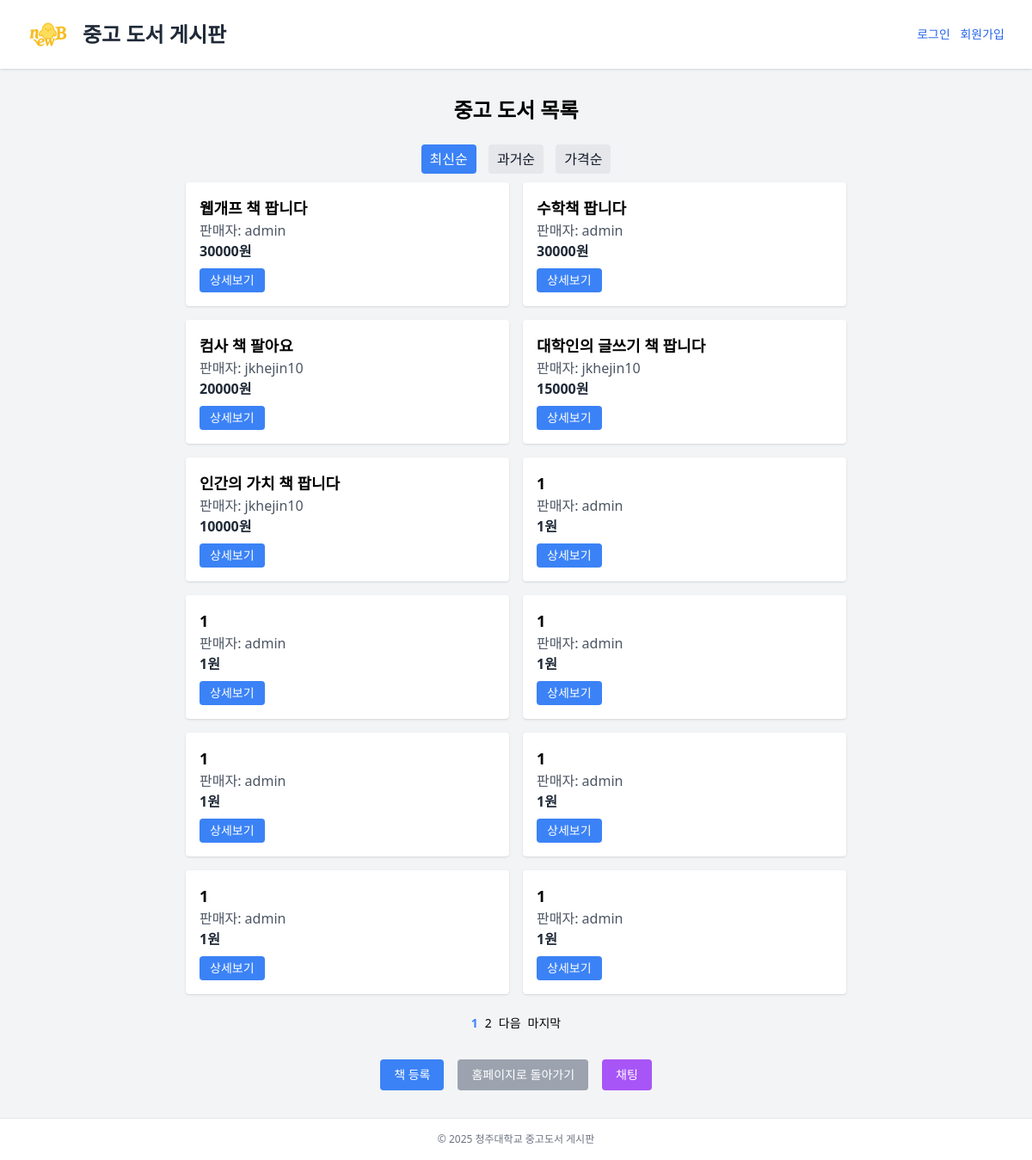
The app's page /used_books/ with its own data.
### used_books/models.py (models this page shows, shortened)
class UsedBook(models.Model):
    title = models.CharField(max_length=200)
    author = models.CharField(max_length=100)
    description = models.TextField()
    price = models.DecimalField(max_digits=8, decimal_places=2)
    seller = models.ForeignKey(User, on_delete=models.CASCADE)
    image = models.ImageField(upload_to='book_images/', blank=True, null=True)  # 이미지 필드 추가
    created_at = models.DateTimeField(auto_now_add=True)

### used_books/views.py (the view)
# urls.py: path('', views.book_list, name='book_list'),
def book_list(request):
    sort = request.GET.get('sort', 'latest')
    if sort == 'oldest':
        books = UsedBook.objects.all().order_by('created_at')
    elif sort == 'price':
        books = UsedBook.objects.all().order_by('price')
    else:  # 최신순
        books = UsedBook.objects.all().order_by('-created_at')
    paginator = Paginator(books, 12)
    page_number = request.GET.get('page')
    page_obj = paginator.get_page(page_number)
    return render(request, 'used_books/book_list.html', {
        'page_obj': page_obj,
        'current_sort': sort
    })

### templates/used_books/book_list.html (shortened to what this page needs)
{% extends "base_book.html" %}
{% block content %}
<div class="max-w-3xl mx-auto">
  <h2 class="text-2xl font-bold mb-6 text-center">중고 도서 목록</h2>
  <div class="sort-buttons" style="text-align: center; margin-bottom: 10px;">
    <a href="?sort=latest" class="{% if current_sort == 'latest' %}active{% endif %}">최신순</a>
    <a href="?sort=oldest" class="{% if current_sort == 'oldest' %}active{% endif %}">과거순</a>
    <a href="?sort=price" class="{% if current_sort == 'price' %}active{% endif %}">가격순</a>
  </div>
  {% if page_obj %}
    <div class="grid grid-cols-1 md:grid-cols-2 gap-4">
      {% for book in page_obj %}
        <div class="bg-white p-4 rounded shadow hover:shadow-md transition">
          <h3 class="text-lg font-semibold">{{ book.title }}</h3>
          <p class="text-gray-600">판매자: {{ book.seller.username }}</p>
          <p class="text-gray-800 font-bold">{{ book.price|floatformat:0 }}원</p>
          <a href="{% url 'used_books:book_detail' book.pk %}"
             class="inline-block mt-2 px-3 py-1 bg-blue-500 text-white rounded hover:bg-blue-600 text-sm">
            상세보기
          </a>
        </div>
      {% endfor %}
    </div>
  {% else %}
    <div class="bg-white p-6 rounded shadow text-center">
      <p class="text-gray-700">등록된 중고 도서가 없습니다.</p>
    </div>
  {% endif %}
  <div class="flex justify-center gap-2 mt-6 text-sm">
    {% for num in page_obj.paginator.page_range %}
      {% if num >= page_obj.number|add:'-2' and num <= page_obj.number|add:'2' %}
        {% if page_obj.number == num %}
          <span class="font-bold text-blue-500">{{ num }}</span>
        {% else %}
          <a href="?page={{ num }}{% if current_sort %}&sort={{ current_sort }}{% endif %}">{{ num }}</a>
        {% endif %}
      {% endif %}
    {% endfor %}
    {% if page_obj.has_next %}
      <a href="?page={{ page_obj.next_page_number }}{% if current_sort %}&sort={{ current_sort }}{% endif %}">다음</a>
      <a href="?page={{ page_obj.paginator.num_pages }}{% if current_sort %}&sort={{ current_sort }}{% endif %}">마지막</a>
    {% endif %}
  </div>
  <div class="flex justify-center gap-4 mt-8">
    <a href="{% url 'used_books:book_create' %}"
       class="inline-block px-4 py-2 bg-blue-500 text-white rounded hover:bg-blue-600 text-sm">
      책 등록
    </a>
    <a href="/" class="inline-block px-4 py-2 bg-gray-400 text-white rounded hover:bg-gray-500 text-sm">
      홈페이지로 돌아가기
    </a>
    <a href="{% url 'chat:chat_list' %}"
       class="inline-block px-4 py-2 bg-purple-500 text-white rounded hover:bg-purple-600 text-sm">
      채팅
    </a>
  </div>
</div>
{% endblock %}

### templates/base_book.html (shortened to what this page needs)
{% load static %}
<!DOCTYPE html>
<html lang="ko">
<head>
  <script src="https://cdn.tailwindcss.com"></script>
</head>
<body class="bg-gray-100 min-h-screen flex flex-col">
  <header class="bg-white shadow py-4 px-8 flex justify-between items-center">
    <div class="flex items-center gap-4">
      <a href="{% url 'calendar_app:calendar' %}">
      <img src="{% static 'images/cheongju_logo_01.png' %}" alt="청주대 로고" class="h-12">
      </a>
      <h1 class="text-2xl font-bold text-gray-800">중고 도서 게시판</h1>
    </div>
    <div class="text-sm">
      {% if user.is_authenticated %}
        <span class="mr-2">{{ user.username }}님</span>
        <a href="{% url 'profile' %}" class="text-blue-600 hover:underline mr-2">내 프로필</a>
        <form action="{% url 'logout' %}" method="post" class="inline">
          {% csrf_token %}
          <button type="submit" class="text-blue-600 hover:underline">로그아웃</button>
        </form>
      {% else %}
        <a href="{% url 'login' %}" class="text-blue-600 hover:underline mr-2">로그인</a>
        <a href="{% url 'signup' %}" class="text-blue-600 hover:underline">회원가입</a>
      {% endif %}
    </div>
  </header>
  <main class="flex-grow container mx-auto px-4 py-8">
    {% block content %}{% endblock %}
  </main>
  <footer class="bg-white text-center py-4 text-xs text-gray-500 border-t">
    &copy; 2025 청주대학교 중고도서 게시판
  </footer>
</body>
</html>

### templates/used_books/book_list.html (style rules this page uses)
.sort-buttons a { display: inline-block; margin: 0 5px; padding: 5px 10px; border-radius: 4px; background-color: #e5e7eb; color: #111827; text-decoration: none; }
.sort-buttons a.active { background-color: #3b82f6; color: white; }

### records on screen
UsedBook: title "웹개프 책 팝니다", seller.username "admin", price "30000"
UsedBook: title "수학책 팝니다", seller.username "admin", price "30000"
UsedBook: title "컴사 책 팔아요", seller.username "jkhejin10", price "20000"
UsedBook: title "대학인의 글쓰기 책 팝니다", seller.username "jkhejin10", price "15000"
UsedBook: title "인간의 가치 책 팝니다", seller.username "jkhejin10", price "10000"
UsedBook: title "1", seller.username "admin", price "1"
UsedBook: title "1", seller.username "admin", price "1"
UsedBook: title "1", seller.username "admin", price "1"
UsedBook: title "1", seller.username "admin", price "1"
UsedBook: title "1", seller.username "admin", price "1"
UsedBook: title "1", seller.username "admin", price "1"
UsedBook: title "1", seller.username "admin", price "1"

### other values on screen
{{ num }} "1"
{{ num }} "2"
